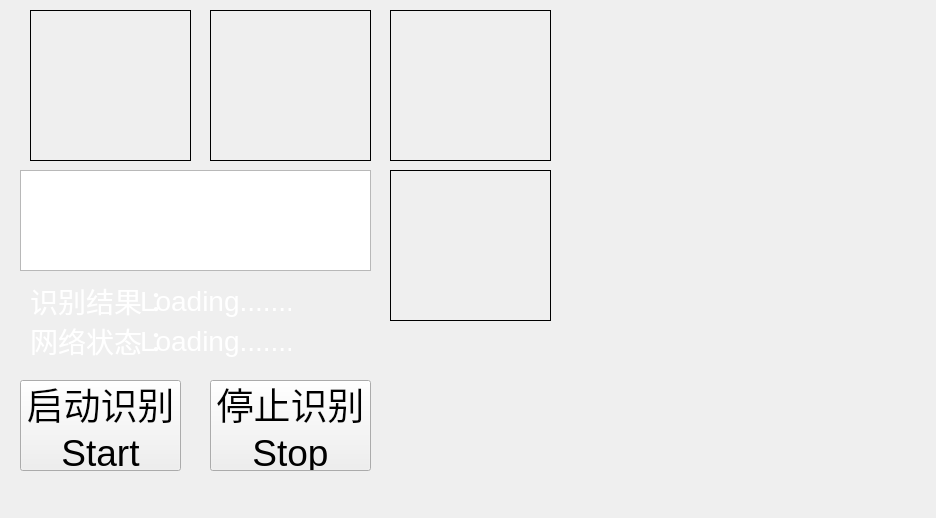
<?xml version="1.0" encoding="UTF-8"?>
<ui version="4.0">
 <class>MainWindow</class>
 <widget class="QMainWindow" name="MainWindow">
  <property name="geometry">
   <rect>
    <x>0</x>
    <y>0</y>
    <width>936</width>
    <height>518</height>
   </rect>
  </property>
  <property name="windowTitle">
   <string>MainWindow</string>
  </property>
  <property name="styleSheet">
   <string notr="true">#MainWindow{border-image:url(./ktj_background.png);}</string>
  </property>
  <widget class="QWidget" name="centralwidget">
   <widget class="QPushButton" name="DetectOnBtn">
    <property name="geometry">
     <rect>
      <x>20</x>
      <y>380</y>
      <width>161</width>
      <height>91</height>
     </rect>
    </property>
    <property name="font">
     <font>
      <pointsize>28</pointsize>
     </font>
    </property>
    <property name="text">
     <string>启动识别
Start</string>
    </property>
   </widget>
   <widget class="QLabel" name="Cameralabel">
    <property name="geometry">
     <rect>
      <x>30</x>
      <y>10</y>
      <width>161</width>
      <height>151</height>
     </rect>
    </property>
    <property name="autoFillBackground">
     <bool>false</bool>
    </property>
    <property name="styleSheet">
     <string notr="true">border-style: solid;
border-width: 1px;</string>
    </property>
    <property name="text">
     <string/>
    </property>
   </widget>
   <widget class="QLabel" name="Detectlabel">
    <property name="geometry">
     <rect>
      <x>210</x>
      <y>10</y>
      <width>161</width>
      <height>151</height>
     </rect>
    </property>
    <property name="styleSheet">
     <string notr="true">border-style: solid;
border-width: 1px;</string>
    </property>
    <property name="text">
     <string/>
    </property>
   </widget>
   <widget class="QLabel" name="shibiejieguo">
    <property name="geometry">
     <rect>
      <x>30</x>
      <y>280</y>
      <width>151</width>
      <height>41</height>
     </rect>
    </property>
    <property name="font">
     <font>
      <pointsize>21</pointsize>
     </font>
    </property>
    <property name="styleSheet">
     <string notr="true">color:white</string>
    </property>
    <property name="text">
     <string>识别结果：</string>
    </property>
   </widget>
   <widget class="QLabel" name="emtiontextlabel">
    <property name="geometry">
     <rect>
      <x>140</x>
      <y>280</y>
      <width>151</width>
      <height>41</height>
     </rect>
    </property>
    <property name="font">
     <font>
      <pointsize>21</pointsize>
     </font>
    </property>
    <property name="styleSheet">
     <string notr="true">color:white</string>
    </property>
    <property name="text">
     <string>Loading........</string>
    </property>
   </widget>
   <widget class="QLabel" name="Face_Label">
    <property name="geometry">
     <rect>
      <x>390</x>
      <y>10</y>
      <width>161</width>
      <height>151</height>
     </rect>
    </property>
    <property name="styleSheet">
     <string notr="true">border-style: solid;
border-width: 1px;</string>
    </property>
    <property name="text">
     <string/>
    </property>
   </widget>
   <widget class="QLabel" name="EmojiLabel">
    <property name="geometry">
     <rect>
      <x>390</x>
      <y>170</y>
      <width>161</width>
      <height>151</height>
     </rect>
    </property>
    <property name="styleSheet">
     <string notr="true">border-style: solid;
border-width: 1px;</string>
    </property>
    <property name="text">
     <string/>
    </property>
   </widget>
   <widget class="QWidget" name="gridLayoutWidget">
    <property name="geometry">
     <rect>
      <x>570</x>
      <y>0</y>
      <width>361</width>
      <height>481</height>
     </rect>
    </property>
    <layout class="QGridLayout" name="gridLayout"/>
   </widget>
   <widget class="QPushButton" name="DetectOffBtn">
    <property name="geometry">
     <rect>
      <x>210</x>
      <y>380</y>
      <width>161</width>
      <height>91</height>
     </rect>
    </property>
    <property name="font">
     <font>
      <pointsize>28</pointsize>
     </font>
    </property>
    <property name="text">
     <string>停止识别
Stop</string>
    </property>
   </widget>
   <widget class="QTextBrowser" name="noticetext">
    <property name="geometry">
     <rect>
      <x>20</x>
      <y>170</y>
      <width>351</width>
      <height>101</height>
     </rect>
    </property>
   </widget>
   <widget class="QLabel" name="online">
    <property name="geometry">
     <rect>
      <x>140</x>
      <y>320</y>
      <width>151</width>
      <height>41</height>
     </rect>
    </property>
    <property name="font">
     <font>
      <pointsize>21</pointsize>
     </font>
    </property>
    <property name="styleSheet">
     <string notr="true">color:white</string>
    </property>
    <property name="text">
     <string>Loading........</string>
    </property>
   </widget>
   <widget class="QLabel" name="onlined">
    <property name="geometry">
     <rect>
      <x>30</x>
      <y>320</y>
      <width>151</width>
      <height>41</height>
     </rect>
    </property>
    <property name="font">
     <font>
      <pointsize>21</pointsize>
     </font>
    </property>
    <property name="styleSheet">
     <string notr="true">color:white</string>
    </property>
    <property name="text">
     <string>网络状态：</string>
    </property>
   </widget>
  </widget>
  <widget class="QMenuBar" name="menuBar">
   <property name="geometry">
    <rect>
     <x>0</x>
     <y>0</y>
     <width>936</width>
     <height>24</height>
    </rect>
   </property>
  </widget>
 </widget>
 <resources/>
 <connections/>
</ui>
